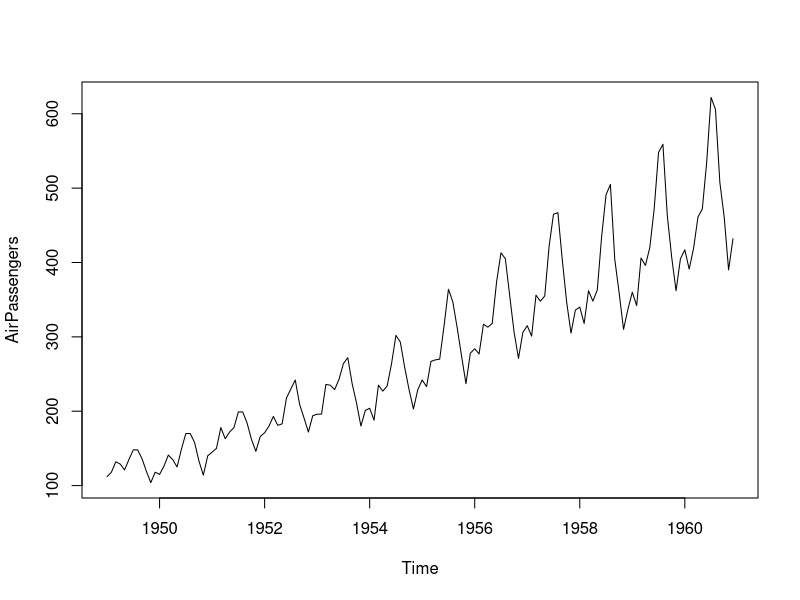
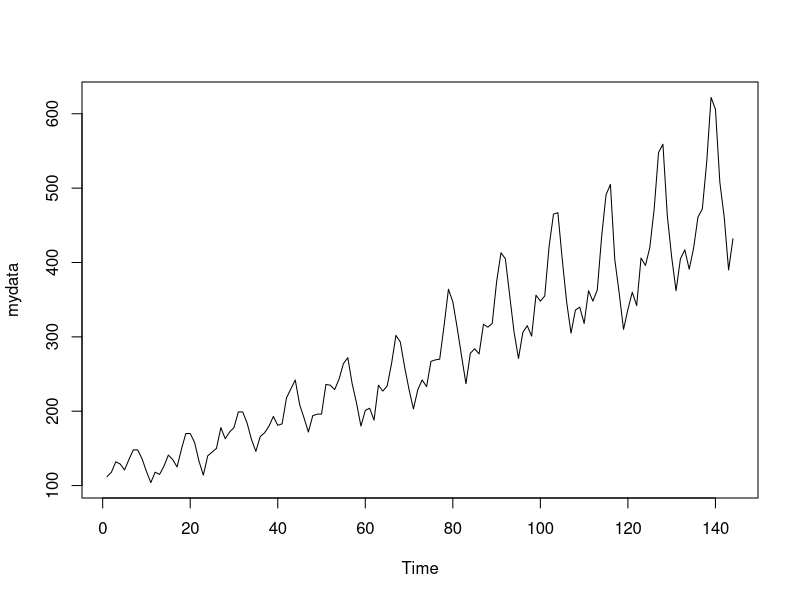
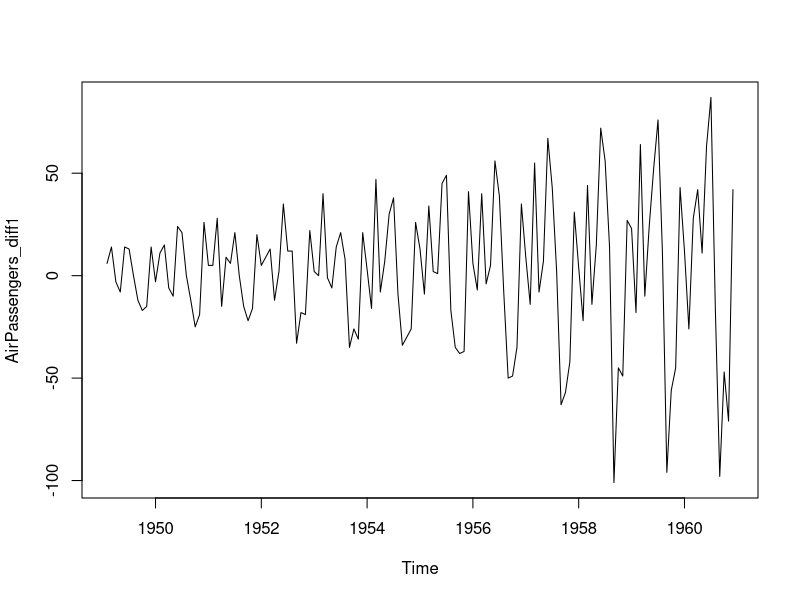
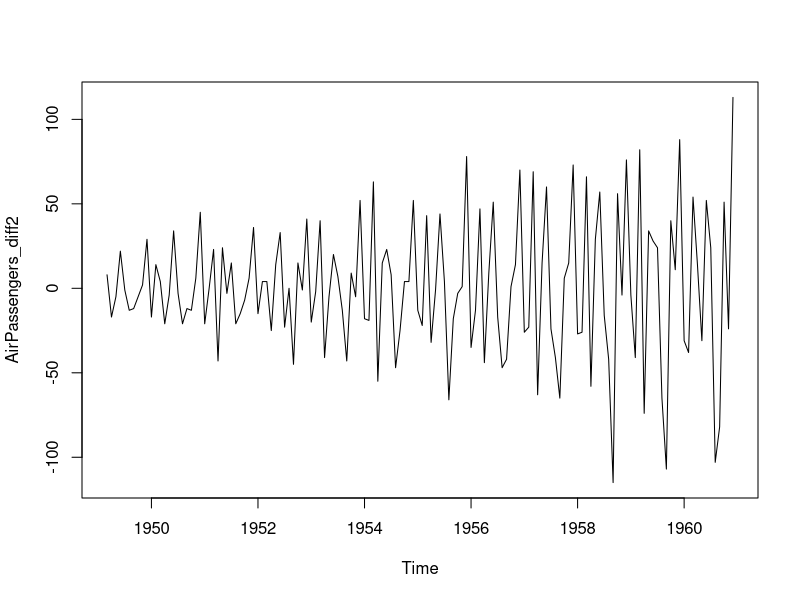
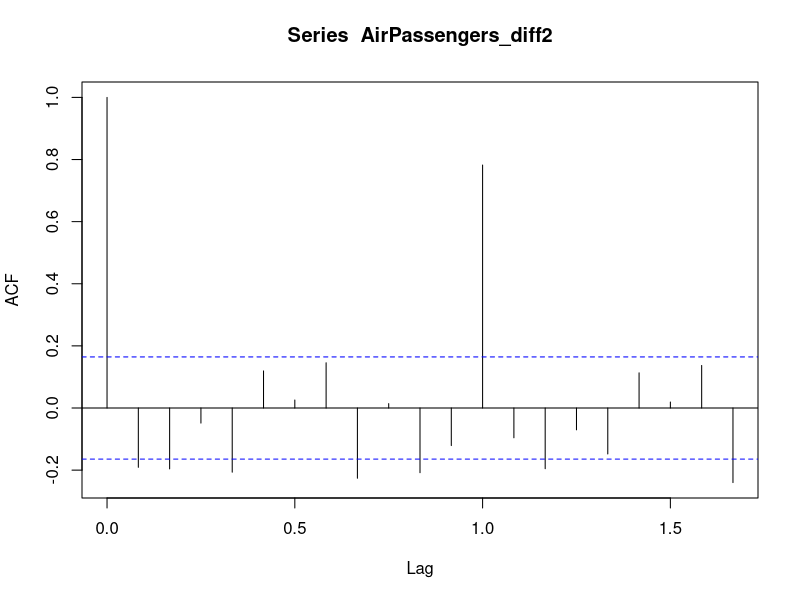
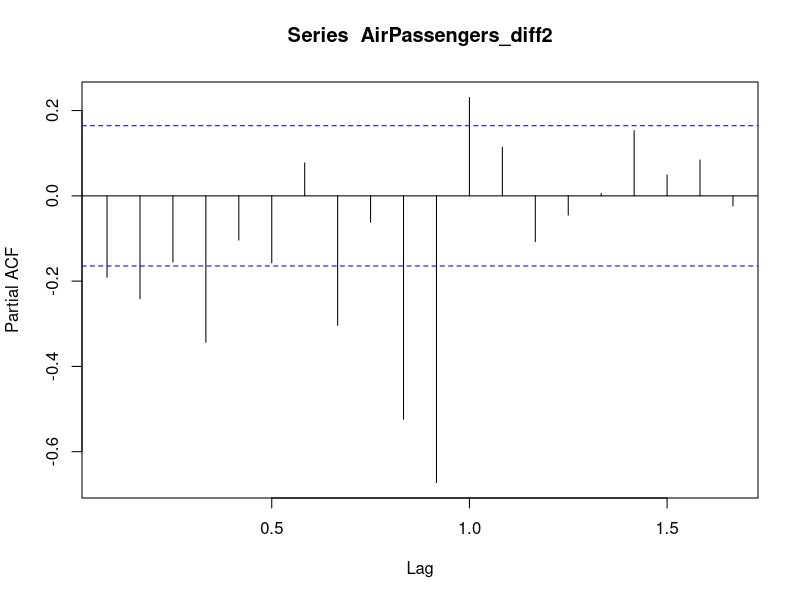
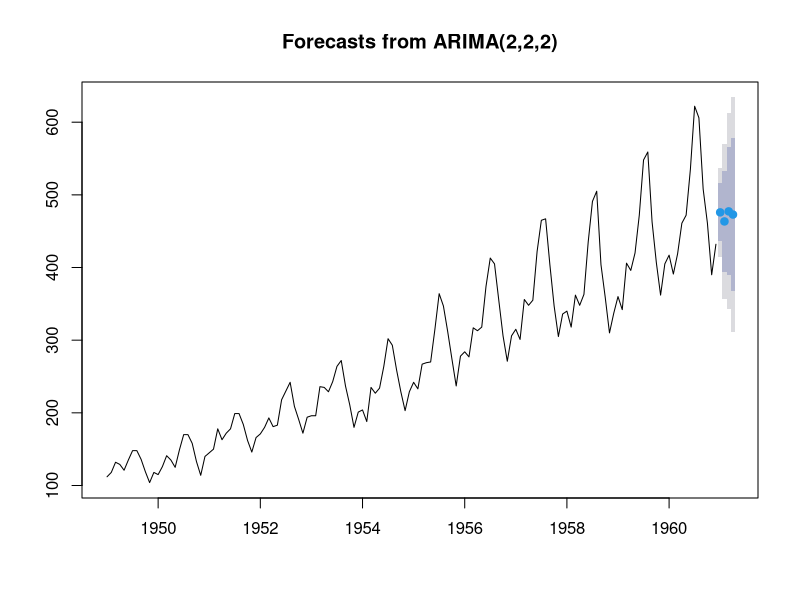
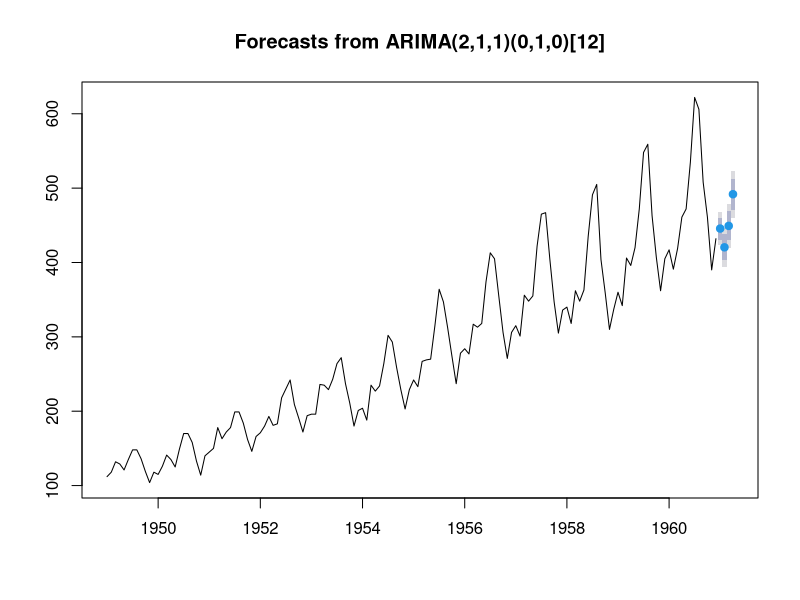

Write R code to recreate these figures, in order.
AirPassengers
library(forecast)
mydata <- ts(AirPassengers)
AirPassengers
str(mydata)
plot.ts(AirPassengers)
plot.ts(mydata)
AirPassengers_diff1 <- diff(AirPassengers, differences = 1)
plot.ts(AirPassengers_diff1)

AirPassengers_diff2 <- diff(AirPassengers,differences = 2)
plot.ts(AirPassengers_diff2)

acf(AirPassengers_diff2,lag.max = 20)
pacf(AirPassengers_diff2,lag.max = 20)

passenger_model <- arima(AirPassengers, order = c(2,2,2))
passenger_model
Box.test(passenger_model$residuals, lag = 20, type = "Ljung-Box")
accuracy(passenger_model)
passenger_model_forecast <- forecast(passenger_model, h=4)
plot(passenger_model_forecast)
passenger_model_forecast


AirPassengers_arima <- auto.arima(AirPassengers)
AirPassengers_arima
AirPassengers_arima_forecast <- forecast(AirPassengers_arima, h=4)
AirPassengers_arima_forecast
plot(AirPassengers_arima_forecast)
